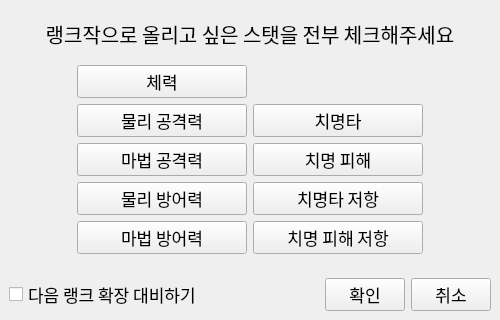
<?xml version="1.0" encoding="UTF-8"?>
<ui version="4.0">
 <class>SetGoalWithStat</class>
 <widget class="QMainWindow" name="SetGoalWithStat">
  <property name="geometry">
   <rect>
    <x>0</x>
    <y>0</y>
    <width>500</width>
    <height>320</height>
   </rect>
  </property>
  <property name="windowTitle">
   <string>MainWindow</string>
  </property>
  <widget class="QWidget" name="centralwidget">
   <layout class="QVBoxLayout" name="verticalLayout">
    <item>
     <spacer name="verticalSpacer_2">
      <property name="orientation">
       <enum>Qt::Vertical</enum>
      </property>
      <property name="sizeType">
       <enum>QSizePolicy::Fixed</enum>
      </property>
      <property name="sizeHint" stdset="0">
       <size>
        <width>20</width>
        <height>10</height>
       </size>
      </property>
     </spacer>
    </item>
    <item>
     <widget class="QLabel" name="title_label">
      <property name="font">
       <font>
        <family>ONE 모바일POP</family>
        <pointsize>15</pointsize>
       </font>
      </property>
      <property name="text">
       <string>랭크작으로 올리고 싶은 스탯을 전부 체크해주세요</string>
      </property>
      <property name="alignment">
       <set>Qt::AlignCenter</set>
      </property>
     </widget>
    </item>
    <item>
     <spacer name="verticalSpacer_3">
      <property name="orientation">
       <enum>Qt::Vertical</enum>
      </property>
      <property name="sizeType">
       <enum>QSizePolicy::Fixed</enum>
      </property>
      <property name="sizeHint" stdset="0">
       <size>
        <width>20</width>
        <height>10</height>
       </size>
      </property>
     </spacer>
    </item>
    <item>
     <layout class="QHBoxLayout" name="horizontalLayout_2">
      <item>
       <spacer name="horizontalSpacer">
        <property name="orientation">
         <enum>Qt::Horizontal</enum>
        </property>
        <property name="sizeHint" stdset="0">
         <size>
          <width>37</width>
          <height>17</height>
         </size>
        </property>
       </spacer>
      </item>
      <item>
       <layout class="QGridLayout" name="gridLayout">
        <item row="0" column="0">
         <widget class="QPushButton" name="Hp">
          <property name="sizePolicy">
           <sizepolicy hsizetype="Fixed" vsizetype="Fixed">
            <horstretch>0</horstretch>
            <verstretch>0</verstretch>
           </sizepolicy>
          </property>
          <property name="minimumSize">
           <size>
            <width>170</width>
            <height>0</height>
           </size>
          </property>
          <property name="font">
           <font>
            <family>ONE Mobile POP</family>
            <pointsize>13</pointsize>
           </font>
          </property>
          <property name="text">
           <string>체력</string>
          </property>
          <property name="iconSize">
           <size>
            <width>22</width>
            <height>22</height>
           </size>
          </property>
          <property name="checkable">
           <bool>true</bool>
          </property>
         </widget>
        </item>
        <item row="1" column="0">
         <widget class="QPushButton" name="AttackPhysic">
          <property name="sizePolicy">
           <sizepolicy hsizetype="Fixed" vsizetype="Fixed">
            <horstretch>0</horstretch>
            <verstretch>0</verstretch>
           </sizepolicy>
          </property>
          <property name="minimumSize">
           <size>
            <width>170</width>
            <height>0</height>
           </size>
          </property>
          <property name="font">
           <font>
            <family>ONE Mobile POP</family>
            <pointsize>13</pointsize>
           </font>
          </property>
          <property name="text">
           <string>물리 공격력</string>
          </property>
          <property name="iconSize">
           <size>
            <width>22</width>
            <height>22</height>
           </size>
          </property>
          <property name="checkable">
           <bool>true</bool>
          </property>
         </widget>
        </item>
        <item row="1" column="1">
         <widget class="QPushButton" name="CriticalRate">
          <property name="sizePolicy">
           <sizepolicy hsizetype="Fixed" vsizetype="Fixed">
            <horstretch>0</horstretch>
            <verstretch>0</verstretch>
           </sizepolicy>
          </property>
          <property name="minimumSize">
           <size>
            <width>170</width>
            <height>0</height>
           </size>
          </property>
          <property name="font">
           <font>
            <family>ONE Mobile POP</family>
            <pointsize>13</pointsize>
           </font>
          </property>
          <property name="text">
           <string>치명타</string>
          </property>
          <property name="iconSize">
           <size>
            <width>22</width>
            <height>22</height>
           </size>
          </property>
          <property name="checkable">
           <bool>true</bool>
          </property>
         </widget>
        </item>
        <item row="2" column="0">
         <widget class="QPushButton" name="AttackMagic">
          <property name="sizePolicy">
           <sizepolicy hsizetype="Fixed" vsizetype="Fixed">
            <horstretch>0</horstretch>
            <verstretch>0</verstretch>
           </sizepolicy>
          </property>
          <property name="minimumSize">
           <size>
            <width>170</width>
            <height>0</height>
           </size>
          </property>
          <property name="font">
           <font>
            <family>ONE Mobile POP</family>
            <pointsize>13</pointsize>
           </font>
          </property>
          <property name="text">
           <string>마법 공격력</string>
          </property>
          <property name="iconSize">
           <size>
            <width>22</width>
            <height>22</height>
           </size>
          </property>
          <property name="checkable">
           <bool>true</bool>
          </property>
         </widget>
        </item>
        <item row="2" column="1">
         <widget class="QPushButton" name="CriticalMult">
          <property name="sizePolicy">
           <sizepolicy hsizetype="Fixed" vsizetype="Fixed">
            <horstretch>0</horstretch>
            <verstretch>0</verstretch>
           </sizepolicy>
          </property>
          <property name="minimumSize">
           <size>
            <width>170</width>
            <height>0</height>
           </size>
          </property>
          <property name="font">
           <font>
            <family>ONE Mobile POP</family>
            <pointsize>13</pointsize>
           </font>
          </property>
          <property name="text">
           <string>치명 피해</string>
          </property>
          <property name="iconSize">
           <size>
            <width>22</width>
            <height>22</height>
           </size>
          </property>
          <property name="checkable">
           <bool>true</bool>
          </property>
         </widget>
        </item>
        <item row="3" column="0">
         <widget class="QPushButton" name="DefensePhysic">
          <property name="sizePolicy">
           <sizepolicy hsizetype="Fixed" vsizetype="Fixed">
            <horstretch>0</horstretch>
            <verstretch>0</verstretch>
           </sizepolicy>
          </property>
          <property name="minimumSize">
           <size>
            <width>170</width>
            <height>0</height>
           </size>
          </property>
          <property name="font">
           <font>
            <family>ONE Mobile POP</family>
            <pointsize>13</pointsize>
           </font>
          </property>
          <property name="text">
           <string>물리 방어력</string>
          </property>
          <property name="iconSize">
           <size>
            <width>22</width>
            <height>22</height>
           </size>
          </property>
          <property name="checkable">
           <bool>true</bool>
          </property>
         </widget>
        </item>
        <item row="3" column="1">
         <widget class="QPushButton" name="CriticalResist">
          <property name="sizePolicy">
           <sizepolicy hsizetype="Fixed" vsizetype="Fixed">
            <horstretch>0</horstretch>
            <verstretch>0</verstretch>
           </sizepolicy>
          </property>
          <property name="minimumSize">
           <size>
            <width>170</width>
            <height>0</height>
           </size>
          </property>
          <property name="font">
           <font>
            <family>ONE Mobile POP</family>
            <pointsize>13</pointsize>
           </font>
          </property>
          <property name="text">
           <string>치명타 저항</string>
          </property>
          <property name="iconSize">
           <size>
            <width>22</width>
            <height>22</height>
           </size>
          </property>
          <property name="checkable">
           <bool>true</bool>
          </property>
         </widget>
        </item>
        <item row="4" column="0">
         <widget class="QPushButton" name="DefenseMagic">
          <property name="sizePolicy">
           <sizepolicy hsizetype="Fixed" vsizetype="Fixed">
            <horstretch>0</horstretch>
            <verstretch>0</verstretch>
           </sizepolicy>
          </property>
          <property name="minimumSize">
           <size>
            <width>170</width>
            <height>0</height>
           </size>
          </property>
          <property name="font">
           <font>
            <family>ONE Mobile POP</family>
            <pointsize>13</pointsize>
           </font>
          </property>
          <property name="text">
           <string>마법 방어력</string>
          </property>
          <property name="iconSize">
           <size>
            <width>22</width>
            <height>22</height>
           </size>
          </property>
          <property name="checkable">
           <bool>true</bool>
          </property>
         </widget>
        </item>
        <item row="4" column="1">
         <widget class="QPushButton" name="CriticalMultResist">
          <property name="sizePolicy">
           <sizepolicy hsizetype="Fixed" vsizetype="Fixed">
            <horstretch>0</horstretch>
            <verstretch>0</verstretch>
           </sizepolicy>
          </property>
          <property name="minimumSize">
           <size>
            <width>170</width>
            <height>0</height>
           </size>
          </property>
          <property name="font">
           <font>
            <family>ONE Mobile POP</family>
            <pointsize>13</pointsize>
           </font>
          </property>
          <property name="text">
           <string>치명 피해 저항</string>
          </property>
          <property name="iconSize">
           <size>
            <width>22</width>
            <height>22</height>
           </size>
          </property>
          <property name="checkable">
           <bool>true</bool>
          </property>
         </widget>
        </item>
       </layout>
      </item>
      <item>
       <spacer name="horizontalSpacer_3">
        <property name="orientation">
         <enum>Qt::Horizontal</enum>
        </property>
        <property name="sizeHint" stdset="0">
         <size>
          <width>37</width>
          <height>17</height>
         </size>
        </property>
       </spacer>
      </item>
     </layout>
    </item>
    <item>
     <spacer name="verticalSpacer">
      <property name="orientation">
       <enum>Qt::Vertical</enum>
      </property>
      <property name="sizeHint" stdset="0">
       <size>
        <width>20</width>
        <height>40</height>
       </size>
      </property>
     </spacer>
    </item>
    <item>
     <layout class="QHBoxLayout" name="horizontalLayout">
      <item>
       <widget class="QCheckBox" name="over_max_rank_box">
        <property name="font">
         <font>
          <family>ONE 모바일POP</family>
          <pointsize>13</pointsize>
         </font>
        </property>
        <property name="text">
         <string>다음 랭크 확장 대비하기</string>
        </property>
       </widget>
      </item>
      <item>
       <spacer name="horizontalSpacer_2">
        <property name="orientation">
         <enum>Qt::Horizontal</enum>
        </property>
        <property name="sizeHint" stdset="0">
         <size>
          <width>40</width>
          <height>20</height>
         </size>
        </property>
       </spacer>
      </item>
      <item>
       <widget class="QPushButton" name="save_btn">
        <property name="font">
         <font>
          <family>ONE 모바일POP</family>
          <pointsize>13</pointsize>
         </font>
        </property>
        <property name="text">
         <string>확인</string>
        </property>
       </widget>
      </item>
      <item>
       <widget class="QPushButton" name="cancel_btn">
        <property name="font">
         <font>
          <family>ONE 모바일POP</family>
          <pointsize>13</pointsize>
         </font>
        </property>
        <property name="text">
         <string>취소</string>
        </property>
       </widget>
      </item>
     </layout>
    </item>
   </layout>
  </widget>
 </widget>
 <resources/>
 <connections/>
</ui>
